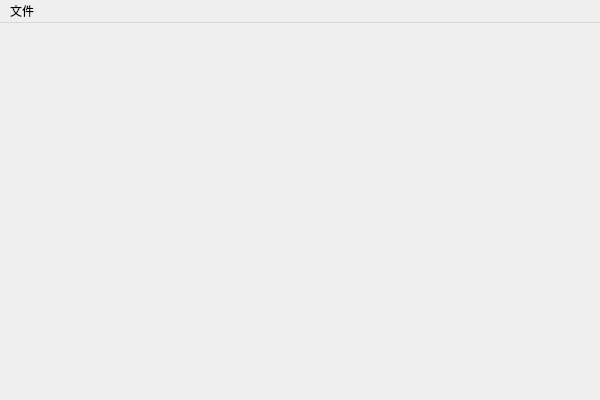
<?xml version="1.0" encoding="UTF-8"?>
<ui version="4.0">
 <class>MainWindowClass</class>
 <widget class="QMainWindow" name="MainWindowClass">
  <property name="geometry">
   <rect>
    <x>0</x>
    <y>0</y>
    <width>600</width>
    <height>400</height>
   </rect>
  </property>
  <property name="windowTitle">
   <string>MainWindow</string>
  </property>
  <widget class="QWidget" name="centralWidget"/>
  <widget class="QMenuBar" name="menuBar">
   <property name="geometry">
    <rect>
     <x>0</x>
     <y>0</y>
     <width>600</width>
     <height>26</height>
    </rect>
   </property>
   <widget class="QMenu" name="menu">
    <property name="title">
     <string>文件</string>
    </property>
    <addaction name="m_actionNew"/>
    <addaction name="m_actionPrint"/>
   </widget>
   <addaction name="menu"/>
  </widget>
  <action name="m_actionNew">
   <property name="text">
    <string>新建处方</string>
   </property>
  </action>
  <action name="m_actionPrint">
   <property name="text">
    <string>打印</string>
   </property>
  </action>
 </widget>
 <layoutdefault spacing="6" margin="11"/>
 <resources>
  <include location="mainwindow.qrc"/>
 </resources>
 <connections/>
</ui>
